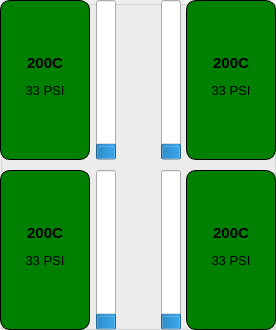
<?xml version="1.0" encoding="UTF-8"?>
<ui version="4.0">
 <class>GroupBox</class>
 <widget class="QGroupBox" name="GroupBox">
  <property name="geometry">
   <rect>
    <x>0</x>
    <y>0</y>
    <width>276</width>
    <height>330</height>
   </rect>
  </property>
  <property name="windowTitle">
   <string>Wheels</string>
  </property>
  <widget class="QProgressBar" name="FL_Suspension_Bar">
   <property name="geometry">
    <rect>
     <x>96</x>
     <y>0</y>
     <width>20</width>
     <height>160</height>
    </rect>
   </property>
   <property name="maximum">
    <number>100</number>
   </property>
   <property name="value">
    <number>8</number>
   </property>
   <property name="alignment">
    <set>Qt::AlignJustify|Qt::AlignTop</set>
   </property>
   <property name="textVisible">
    <bool>false</bool>
   </property>
   <property name="orientation">
    <enum>Qt::Vertical</enum>
   </property>
  </widget>
  <widget class="QFrame" name="RR_Wheel_Frame">
   <property name="geometry">
    <rect>
     <x>186</x>
     <y>170</y>
     <width>90</width>
     <height>160</height>
    </rect>
   </property>
   <property name="styleSheet">
    <string notr="true">.QFrame{ background-color: green; border: 1px solid black; border-radius: 10px;}</string>
   </property>
   <property name="frameShape">
    <enum>QFrame::StyledPanel</enum>
   </property>
   <property name="frameShadow">
    <enum>QFrame::Raised</enum>
   </property>
   <widget class="QLabel" name="RR_Wheel_Temp">
    <property name="geometry">
     <rect>
      <x>0</x>
      <y>50</y>
      <width>90</width>
      <height>25</height>
     </rect>
    </property>
    <property name="font">
     <font>
      <pointsize>11</pointsize>
      <weight>75</weight>
      <bold>true</bold>
      <kerning>true</kerning>
     </font>
    </property>
    <property name="text">
     <string>200C</string>
    </property>
    <property name="alignment">
     <set>Qt::AlignCenter</set>
    </property>
   </widget>
   <widget class="QLabel" name="RR_Wheel_Pressure">
    <property name="geometry">
     <rect>
      <x>0</x>
      <y>80</y>
      <width>90</width>
      <height>20</height>
     </rect>
    </property>
    <property name="font">
     <font>
      <pointsize>10</pointsize>
      <weight>50</weight>
      <bold>false</bold>
      <kerning>true</kerning>
     </font>
    </property>
    <property name="text">
     <string>33 PSI</string>
    </property>
    <property name="alignment">
     <set>Qt::AlignCenter</set>
    </property>
   </widget>
  </widget>
  <widget class="QProgressBar" name="RR_Suspension_Bar">
   <property name="geometry">
    <rect>
     <x>161</x>
     <y>170</y>
     <width>20</width>
     <height>160</height>
    </rect>
   </property>
   <property name="maximum">
    <number>100</number>
   </property>
   <property name="value">
    <number>8</number>
   </property>
   <property name="alignment">
    <set>Qt::AlignJustify|Qt::AlignTop</set>
   </property>
   <property name="textVisible">
    <bool>false</bool>
   </property>
   <property name="orientation">
    <enum>Qt::Vertical</enum>
   </property>
  </widget>
  <widget class="QFrame" name="FR_Wheel_Frame">
   <property name="geometry">
    <rect>
     <x>186</x>
     <y>0</y>
     <width>90</width>
     <height>160</height>
    </rect>
   </property>
   <property name="styleSheet">
    <string notr="true">.QFrame{ background-color: green; border: 1px solid black; border-radius: 10px;}</string>
   </property>
   <property name="frameShape">
    <enum>QFrame::StyledPanel</enum>
   </property>
   <property name="frameShadow">
    <enum>QFrame::Raised</enum>
   </property>
   <widget class="QLabel" name="FR_Wheel_Temp">
    <property name="geometry">
     <rect>
      <x>0</x>
      <y>50</y>
      <width>90</width>
      <height>25</height>
     </rect>
    </property>
    <property name="font">
     <font>
      <pointsize>11</pointsize>
      <weight>75</weight>
      <bold>true</bold>
      <kerning>true</kerning>
     </font>
    </property>
    <property name="text">
     <string>200C</string>
    </property>
    <property name="alignment">
     <set>Qt::AlignCenter</set>
    </property>
   </widget>
   <widget class="QLabel" name="FR_Wheel_Pressure">
    <property name="geometry">
     <rect>
      <x>0</x>
      <y>80</y>
      <width>90</width>
      <height>20</height>
     </rect>
    </property>
    <property name="font">
     <font>
      <pointsize>10</pointsize>
      <weight>50</weight>
      <bold>false</bold>
      <kerning>true</kerning>
     </font>
    </property>
    <property name="text">
     <string>33 PSI</string>
    </property>
    <property name="alignment">
     <set>Qt::AlignCenter</set>
    </property>
   </widget>
  </widget>
  <widget class="QProgressBar" name="RL_Suspension_Bar">
   <property name="geometry">
    <rect>
     <x>96</x>
     <y>170</y>
     <width>20</width>
     <height>160</height>
    </rect>
   </property>
   <property name="maximum">
    <number>100</number>
   </property>
   <property name="value">
    <number>8</number>
   </property>
   <property name="alignment">
    <set>Qt::AlignJustify|Qt::AlignTop</set>
   </property>
   <property name="textVisible">
    <bool>false</bool>
   </property>
   <property name="orientation">
    <enum>Qt::Vertical</enum>
   </property>
  </widget>
  <widget class="QFrame" name="FL_Wheel_Frame">
   <property name="geometry">
    <rect>
     <x>0</x>
     <y>0</y>
     <width>90</width>
     <height>160</height>
    </rect>
   </property>
   <property name="styleSheet">
    <string notr="true">.QFrame{ background-color: green; border: 1px solid black; border-radius: 10px;}</string>
   </property>
   <property name="frameShape">
    <enum>QFrame::StyledPanel</enum>
   </property>
   <property name="frameShadow">
    <enum>QFrame::Raised</enum>
   </property>
   <widget class="QLabel" name="FL_Wheel_Temp">
    <property name="geometry">
     <rect>
      <x>0</x>
      <y>50</y>
      <width>90</width>
      <height>25</height>
     </rect>
    </property>
    <property name="font">
     <font>
      <pointsize>11</pointsize>
      <weight>75</weight>
      <bold>true</bold>
      <kerning>true</kerning>
     </font>
    </property>
    <property name="text">
     <string>200C</string>
    </property>
    <property name="alignment">
     <set>Qt::AlignCenter</set>
    </property>
   </widget>
   <widget class="QLabel" name="FL_Wheel_Pressure">
    <property name="geometry">
     <rect>
      <x>0</x>
      <y>80</y>
      <width>90</width>
      <height>20</height>
     </rect>
    </property>
    <property name="font">
     <font>
      <pointsize>10</pointsize>
      <weight>50</weight>
      <bold>false</bold>
      <kerning>true</kerning>
     </font>
    </property>
    <property name="text">
     <string>33 PSI</string>
    </property>
    <property name="alignment">
     <set>Qt::AlignCenter</set>
    </property>
   </widget>
  </widget>
  <widget class="QProgressBar" name="FR_Suspension_Bar">
   <property name="geometry">
    <rect>
     <x>161</x>
     <y>0</y>
     <width>20</width>
     <height>160</height>
    </rect>
   </property>
   <property name="maximum">
    <number>100</number>
   </property>
   <property name="value">
    <number>8</number>
   </property>
   <property name="alignment">
    <set>Qt::AlignJustify|Qt::AlignTop</set>
   </property>
   <property name="textVisible">
    <bool>false</bool>
   </property>
   <property name="orientation">
    <enum>Qt::Vertical</enum>
   </property>
  </widget>
  <widget class="QFrame" name="RL_Wheel_Frame">
   <property name="geometry">
    <rect>
     <x>0</x>
     <y>170</y>
     <width>90</width>
     <height>160</height>
    </rect>
   </property>
   <property name="styleSheet">
    <string notr="true">.QFrame{ background-color: green; border: 1px solid black; border-radius: 10px;}</string>
   </property>
   <property name="frameShape">
    <enum>QFrame::StyledPanel</enum>
   </property>
   <property name="frameShadow">
    <enum>QFrame::Raised</enum>
   </property>
   <widget class="QLabel" name="RL_Wheel_Temp">
    <property name="geometry">
     <rect>
      <x>0</x>
      <y>50</y>
      <width>90</width>
      <height>25</height>
     </rect>
    </property>
    <property name="font">
     <font>
      <pointsize>11</pointsize>
      <weight>75</weight>
      <bold>true</bold>
      <kerning>true</kerning>
     </font>
    </property>
    <property name="text">
     <string>200C</string>
    </property>
    <property name="alignment">
     <set>Qt::AlignCenter</set>
    </property>
   </widget>
   <widget class="QLabel" name="RL_Wheel_Pressure">
    <property name="geometry">
     <rect>
      <x>0</x>
      <y>80</y>
      <width>90</width>
      <height>20</height>
     </rect>
    </property>
    <property name="font">
     <font>
      <pointsize>10</pointsize>
      <weight>50</weight>
      <bold>false</bold>
      <kerning>true</kerning>
     </font>
    </property>
    <property name="text">
     <string>33 PSI</string>
    </property>
    <property name="alignment">
     <set>Qt::AlignCenter</set>
    </property>
   </widget>
  </widget>
 </widget>
 <resources/>
 <connections/>
</ui>
